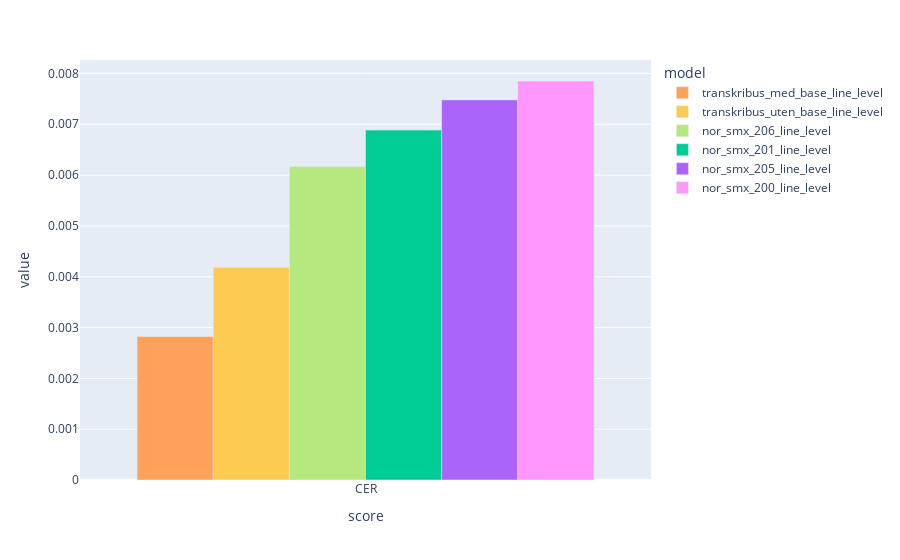

Notebook code for this chart:
### Code cell
plot_df = plot_data_df[plot_data_df.score.apply(lambda x: "1" not in x)]
plot_df = plot_df[plot_df.model.apply(lambda x: "sme" not in x)]
plot_df = plot_df[plot_df.model.apply(lambda x: "page" not in x)]
plot_df = plot_df[plot_df.model.apply(lambda x: "20" in x or "transkribus" in x)]
plot_df = plot_df[plot_df.score.apply(lambda x: "CER" in x)]

color_map = get_colors(list(set(plot_df.model)), seed=3)

plot_df = plot_df.sort_values("value")
plot_df.plot.bar(
    x="score", y="value", color="model", barmode="group", color_discrete_map=color_map
)

### Figure 1 — Plotly figure (JSON) as saved in the notebook; plotly's stock layout.template omitted (floating-point values rounded to 4 significant figures)
{"data": [{"alignmentgroup": "True", "hovertemplate": "model=transkribus_med_base_line_level<br>score=%{x}<br>value=%{y}<extra></extra>", "legendgroup": "transkribus_med_base_line_level", "marker": {"color": "#FFA15A", "pattern": {"shape": ""}}, "name": "transkribus_med_base_line_level", "offsetgroup": "transkribus_med_base_line_level", "orientation": "v", "showlegend": true, "textposition": "auto", "type": "bar", "x": ["CER"], "xaxis": "x", "y": [0.002824], "yaxis": "y"}, {"alignmentgroup": "True", "hovertemplate": "model=transkribus_uten_base_line_level<br>score=%{x}<br>value=%{y}<extra></extra>", "legendgroup": "transkribus_uten_base_line_level", "marker": {"color": "#FECB52", "pattern": {"shape": ""}}, "name": "transkribus_uten_base_line_level", "offsetgroup": "transkribus_uten_base_line_level", "orientation": "v", "showlegend": true, "textposition": "auto", "type": "bar", "x": ["CER"], "xaxis": "x", "y": [0.004186], "yaxis": "y"}, {"alignmentgroup": "True", "hovertemplate": "model=nor_smx_206_line_level<br>score=%{x}<br>value=%{y}<extra></extra>", "legendgroup": "nor_smx_206_line_level", "marker": {"color": "#B6E880", "pattern": {"shape": ""}}, "name": "nor_smx_206_line_level", "offsetgroup": "nor_smx_206_line_level", "orientation": "v", "showlegend": true, "textposition": "auto", "type": "bar", "x": ["CER"], "xaxis": "x", "y": [0.006168], "yaxis": "y"}, {"alignmentgroup": "True", "hovertemplate": "model=nor_smx_201_line_level<br>score=%{x}<br>value=%{y}<extra></extra>", "legendgroup": "nor_smx_201_line_level", "marker": {"color": "#00CC96", "pattern": {"shape": ""}}, "name": "nor_smx_201_line_level", "offsetgroup": "nor_smx_201_line_level", "orientation": "v", "showlegend": true, "textposition": "auto", "type": "bar", "x": ["CER"], "xaxis": "x", "y": [0.006886], "yaxis": "y"}, {"alignmentgroup": "True", "hovertemplate": "model=nor_smx_205_line_level<br>score=%{x}<br>value=%{y}<extra></extra>", "legendgroup": "nor_smx_205_line_level", "marker": {"color": "#AB63FA", "pattern": {"shape": ""}}, "name": "nor_smx_205_line_level", "offsetgroup": "nor_smx_205_line_level", "orientation": "v", "showlegend": true, "textposition": "auto", "type": "bar", "x": ["CER"], "xaxis": "x", "y": [0.00748], "yaxis": "y"}, {"alignmentgroup": "True", "hovertemplate": "model=nor_smx_200_line_level<br>score=%{x}<br>value=%{y}<extra></extra>", "legendgroup": "nor_smx_200_line_level", "marker": {"color": "#FF97FF", "pattern": {"shape": ""}}, "name": "nor_smx_200_line_level", "offsetgroup": "nor_smx_200_line_level", "orientation": "v", "showlegend": true, "textposition": "auto", "type": "bar", "x": ["CER"], "xaxis": "x", "y": [0.007852], "yaxis": "y"}], "layout": {"barmode": "group", "legend": {"title": {"text": "model"}, "tracegroupgap": 0}, "margin": {"t": 60}, "xaxis": {"anchor": "y", "domain": [0, 1], "title": {"text": "score"}}, "yaxis": {"anchor": "x", "domain": [0, 1], "title": {"text": "value"}}}}
